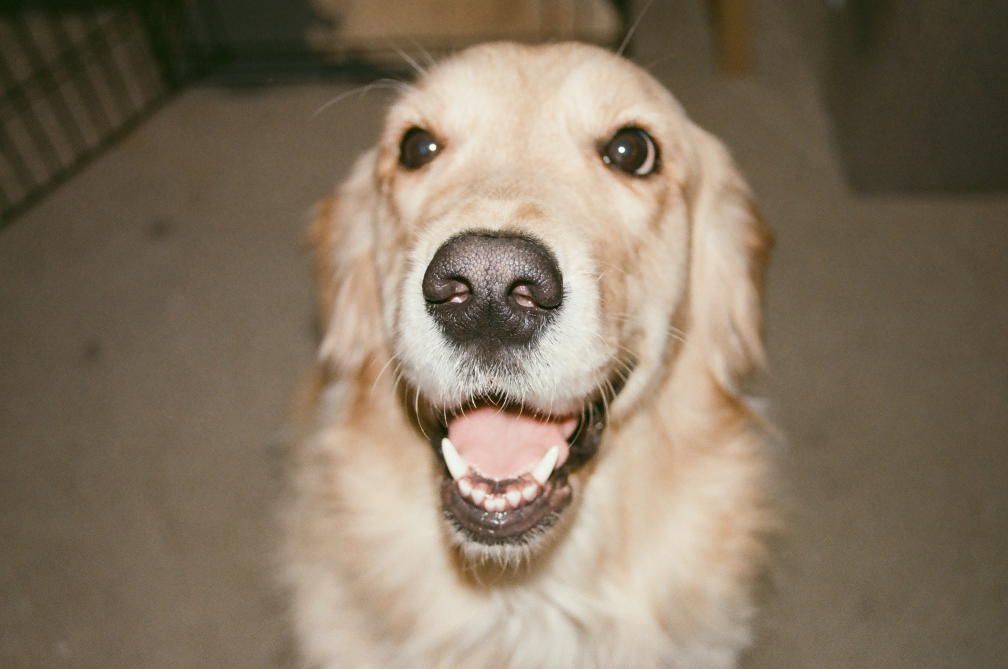
#> input picture images/000015560003.jpg, 3024 x 2005 px (shown at 1/3 size)
$ python -i cli.py   (imports and definitions only)
#> lines starting #> are read from the running program, lines starting #| are printed output that depends on the picture
from __future__ import annotations

import argparse
import math
import random
import re
import sys
import tempfile
import urllib.request
from dataclasses import dataclass, replace
from pathlib import Path
from typing import Iterable, Sequence

from PIL import Image, ImageChops, ImageDraw, ImageFilter, ImageOps


DEFAULT_TEMPLATE_URL = (
    "https://raw.githubusercontent.com/teslamotors/custom-wraps/master/modely/template.png"
)
IMAGE_EXTENSIONS = {".png", ".jpg", ".jpeg", ".webp", ".bmp", ".tif", ".tiff"}
TESLA_MAX_BYTES = 1_000_000
TESLA_MIN_SIZE = 512
TESLA_MAX_SIZE = 1024
POLAROID_MIN_SIZE = 64
SAFE_FILENAME_RE = re.compile(r"[^A-Za-z0-9 _-]+")
HEX_RGB_RE = re.compile(r"^#?([0-9A-Fa-f]{3}|[0-9A-Fa-f]{6})$")
PINK_BACKGROUND = (236, 152, 168)
POLAROID_TILT_DEGREES = 16
POLAROID_SLOT_JITTER_FRACTION = 0.18
POLAROID_PANEL_REGIONS: tuple[tuple[float, float, float, float, float], ...] = (
    (0.02, 0.02, 0.34, 0.54, -90.0),
    (0.02, 0.52, 0.34, 0.94, -90.0),
    (0.66, 0.02, 0.98, 0.54, 90.0),
    (0.66, 0.52, 0.98, 0.94, 90.0),
    (0.25, 0.02, 0.75, 0.38, 180.0),
    (0.25, 0.61, 0.75, 0.98, 0.0),
    (0.35, 0.14, 0.65, 0.62, 180.0),
)
CONCRETE_FIT_MODES = ("cover", "contain", "stretch", "tile", "polaroid")
FIT_CHOICES = (*CONCRETE_FIT_MODES, "all")


@dataclass(frozen=True)
class RenderOptions:
    template: Path | None
    template_url: str
    output_dir: Path
    mode: str
    fit: str
    name: str
    seed: int | None
    polaroid_size: int | None
    size: int | None
    background: str
    max_bytes: int
    preserve_filenames: bool
    quality_colors: int


# [494 lines left out: functions parse_args, main, validate_args, collect_images, resolve_template, render_fit and 16 more, not called in this run]


def make_drop_shadow(image: Image.Image) -> Image.Image:
    blur_radius = max(4, min(image.size) // 28)
    shadow_alpha = image.getchannel("A").filter(ImageFilter.GaussianBlur(blur_radius))
    shadow = Image.new("RGBA", image.size, (0, 0, 0, 120))
    shadow.putalpha(shadow_alpha.point(lambda value: int(value * 0.45)))
    return shadow


def clamp(value: int, lower: int, upper: int) -> int:
    return max(lower, min(value, upper))


# [115 lines left out: functions parse_background, apply_template, template_mask, save_png, safe_png_name, next_available_path, not called in this run]


# [2 lines not run here, left out]

>>> import cv2
>>> picture = cv2.imread('../../images/000015560003.jpg', cv2.IMREAD_GRAYSCALE)
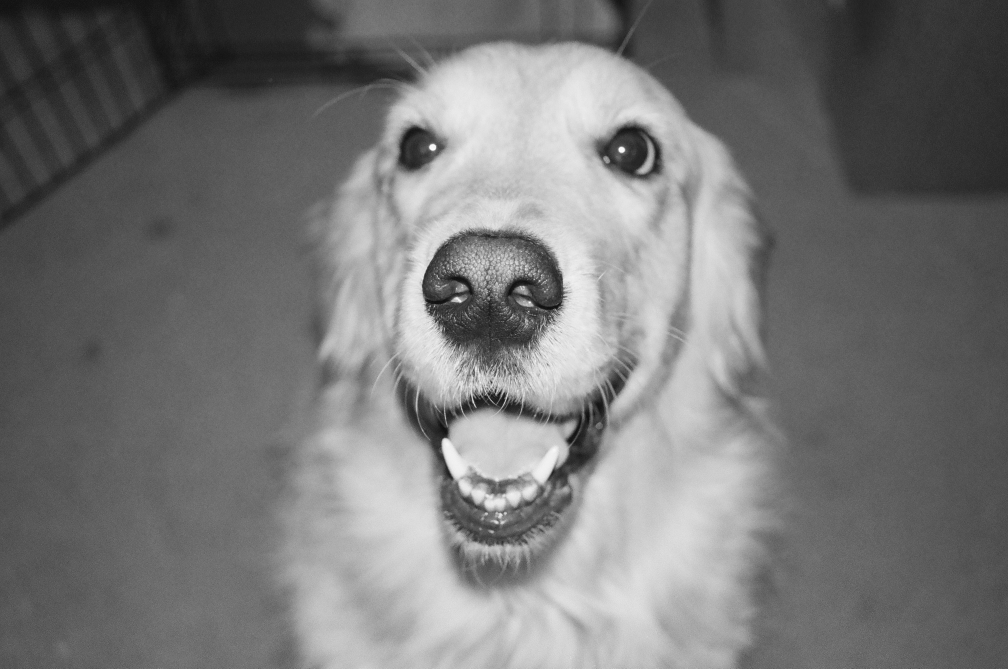
#> picture: shape (2005, 3024) (shown at 1/3 size); min 8, max 255, mean 118.8
#> (the run stopped early here; a loop or call above may not have finished)

$ run again, on images/IMG_0491.JPG
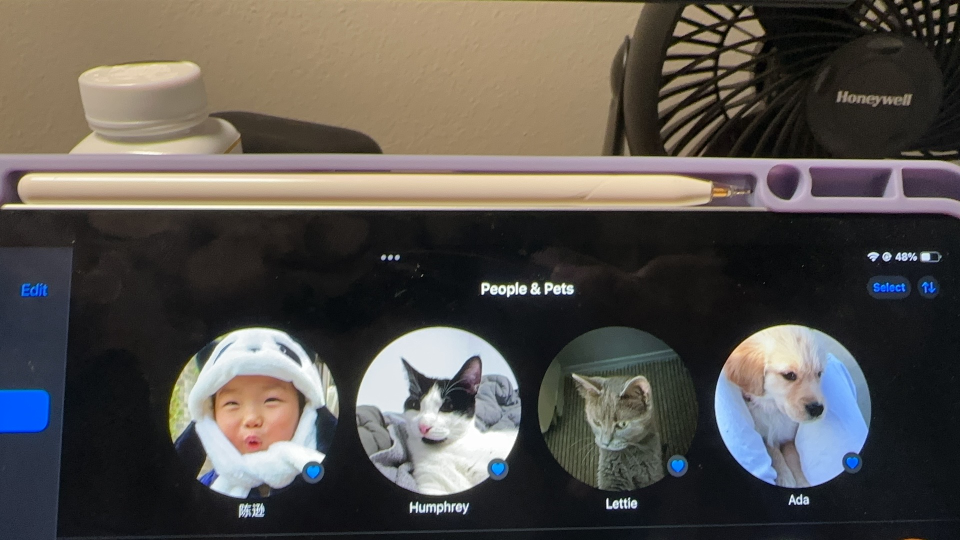
#> input picture images/IMG_0491.JPG, 1920 x 1080 px (shown at 1/2 size)
#> `picture = cv2.imread('../../images/000015560003.jpg', cv2.IMREAD_GRAYS..`:
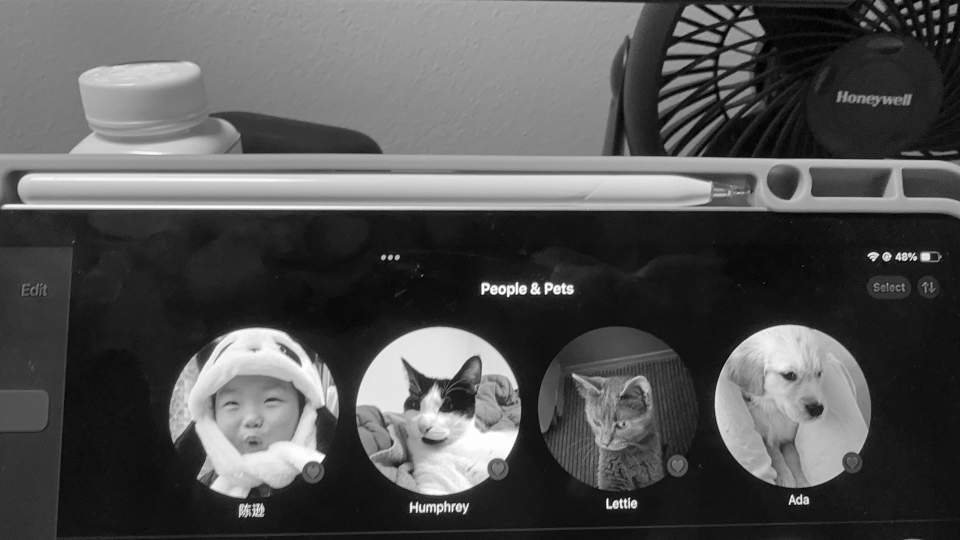
#> picture: shape (1080, 1920) (shown at 1/2 size); min 0, max 255, mean 83.4

$ run again, on images/IMG_1173 (1).JPG
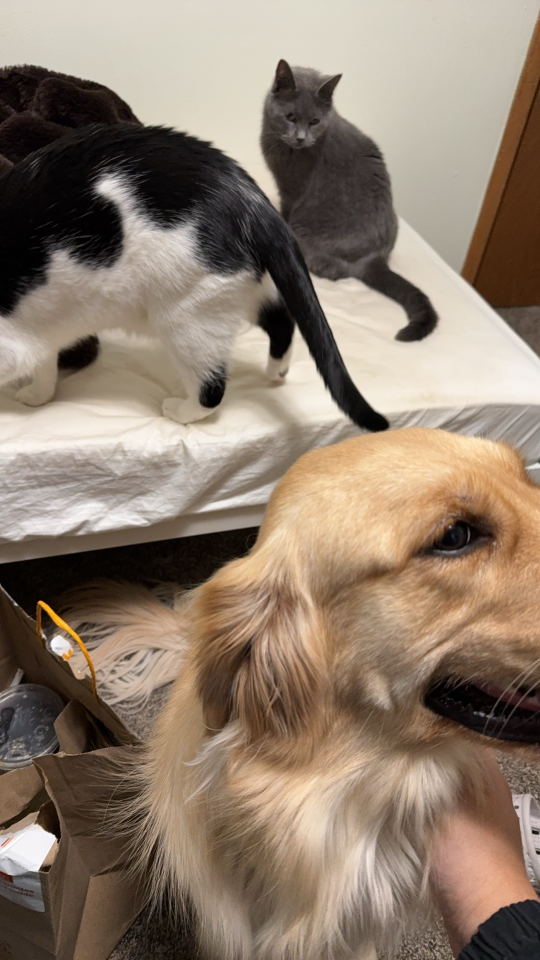
#> input picture images/IMG_1173 (1).JPG, 1080 x 1920 px (shown at 1/2 size)
#> `picture = cv2.imread('../../images/000015560003.jpg', cv2.IMREAD_GRAYS..`:
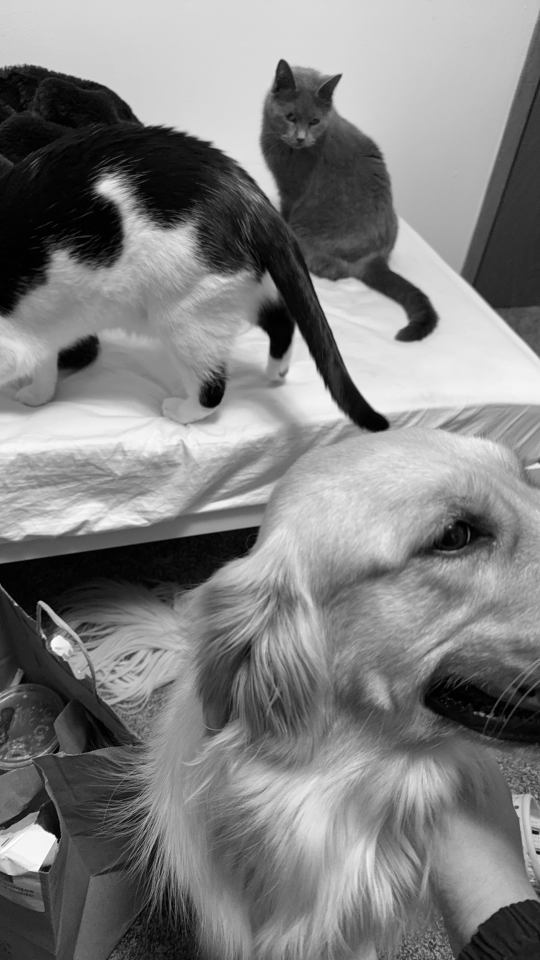
#> picture: shape (1920, 1080) (shown at 1/2 size); min 0, max 255, mean 128
